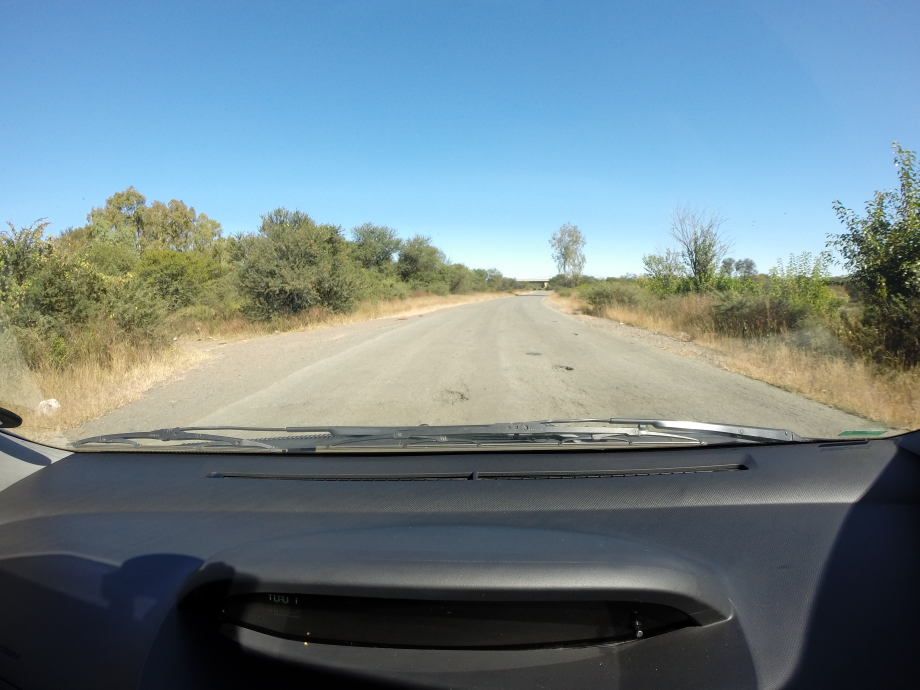
#> input picture test_images/test1.JPG, 3680 x 2760 px, found by its file name (shown at 1/4 size)
$ jupyter execute progetto_buche.ipynb
#> lines starting #> are read from the running program, lines starting #| are printed output that depends on the picture; after the words box and inside, x2 and y2 are one past the last pixel; in counts of white or black regions, pixels touching at a corner belong together
### **SIV Project**
---
Project by Christian Dal Farra and Marco Panciera,

this project implement the article [DETECTING POTHOLES USING SIMPLE IMAGE PROCESSING TECHNIQUES AND REAL-WORLD FOOTAGE](https://www.researchgate.net/publication/279538022_Detecting_Potholes_Using_Simple_Image_Processing_Techniques_and_Real-World_Footage)

Prima di sta roba metti la versione di python e ambiente virtuale(probabile 3.10 per far andare DeepLabV3 che è preallenato per la segmentazione se vogliamo metterlo se no amen) per l'ambiente virtuale e il codice per installare tutte le librerie che servono (pip install -r "requirements.txt")

Start importing some libraries that we need

[cell 1]
#pip install -r "requirements.txt"

[cell 2]
import cv2
import numpy as np
import matplotlib.pyplot as plt

Import the image

[cell 3]
image_path = 'test_images/test1.jpg'
image = cv2.imread(image_path)
#> image is the input picture: shape (2760, 3680, 3); mean B, G, R 138.9, 130.8, 110.8
if image is None:
    raise ValueError("Immagine non trovata o percorso errato!")

image_rgb = cv2.cvtColor(image, cv2.COLOR_RGB2BGR)
plt.axis('off')
plt.imshow(image_rgb)

Here there is an image that shows the pipeline, the **image are taken by a camera mounted inside the vehicle**  on the front windscreen, for more accurately develop a device that can be fitted to a vehicle for commercial use, we found the dataset used for some practical testing at that link [NinjaDataset](https://datasetninja.com/road-pothole-images)

[cell 4]
#Extract Road Area
#Color Model
def identify_road_color(image, roi_coords):
    """Identifica il colore medio della strada basandosi su una regione di interesse (ROI)."""
    roi = image[roi_coords[1]:roi_coords[3], roi_coords[0]:roi_coords[2]]
    mean_color = np.mean(roi, axis=(0, 1))
    std_color = np.std(roi, axis=(0, 1))
    lower_bound = np.clip(mean_color - 3 * std_color, 0, 255)
    upper_bound = np.clip(mean_color + 3 * std_color, 0, 255)
    return lower_bound.astype(np.uint8), upper_bound.astype(np.uint8)

#Contour definition
def extract_road_contours(image, lower_bound, upper_bound):
    """Estrae i contorni della strada basandosi sul modello di colore."""
    mask = cv2.inRange(image, lower_bound, upper_bound)
    contours, _ = cv2.findContours(mask, cv2.RETR_EXTERNAL, cv2.CHAIN_APPROX_SIMPLE)
    return contours, mask

[cell 5]
#Improve road Segmentation
def convex_hull_contours(contours):
    """Applica il convex hull per raffinare i contorni."""
    return [cv2.convexHull(cnt) for cnt in contours]

def process_image(image):
    """Elabora l'immagine per evidenziare i bordi della strada."""
    if len(image.shape) == 3:
        gray = cv2.cvtColor(image, cv2.COLOR_BGR2GRAY)
    else:
        gray = image  # L'immagine è già in scala di grigi
    blurred = cv2.GaussianBlur(gray, (5, 5), 0)
    edges = cv2.Canny(blurred, 50, 150)
    return edges

def refine_edges(edges):
    """Raffina i bordi applicando operazioni morfologiche."""
    kernel = np.ones((5, 5), np.uint8)
    dilated = cv2.dilate(edges, kernel, iterations=2)
    return dilated

def detect_potholes(edges, min_size=50):
    """Identifica le buche basandosi sui contorni scuri all'interno della strada."""
    contours, _ = cv2.findContours(edges, cv2.RETR_EXTERNAL, cv2.CHAIN_APPROX_SIMPLE)
    potholes = [cnt for cnt in contours if cv2.contourArea(cnt) > min_size]
    return potholes

[cell 6]
def main(image_path):
    image = cv2.imread(image_path)
    image_resized = cv2.resize(image, (1000, 750))
    roi_coords = (200, 200, 800, 500)  # Esempio di ROI sopra il cofano (x_min,y_min,x_max,y_max)
    lower_bound, upper_bound = identify_road_color(image_resized, roi_coords)
    _, mask = extract_road_contours(image, lower_bound, upper_bound)
    refined_edges = refine_edges(process_image(mask))
    potholes = detect_potholes(refined_edges)

    output = image.copy()
    cv2.drawContours(output, potholes, -1, (0, 0, 255), 2)
    output_resized = cv2.resize(output, (1000, 750))  # Ridimensiona l'output
    rgb = cv2.cvtColor(output_resized, cv2.COLOR_RGB2BGR)
    plt.imshow(rgb)


if __name__ == "__main__":
    main("test_images/test2.jpg")
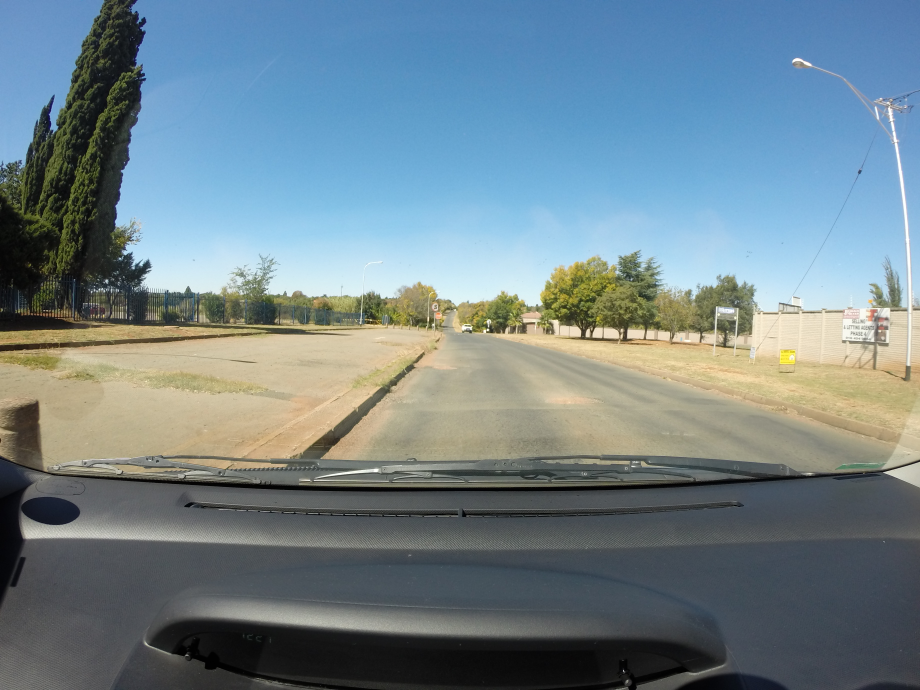
#> input picture test_images/test2.JPG, 3680 x 2760 px, found by its file name (shown at 1/4 size)
#> in main, image is the input picture: shape (2760, 3680, 3); mean B, G, R 139.4, 132, 113.7
#> in identify_road_color, `roi = image[roi_coords[1]:roi_coords[3], roi_coords[0]:roi_coords[2]]`:
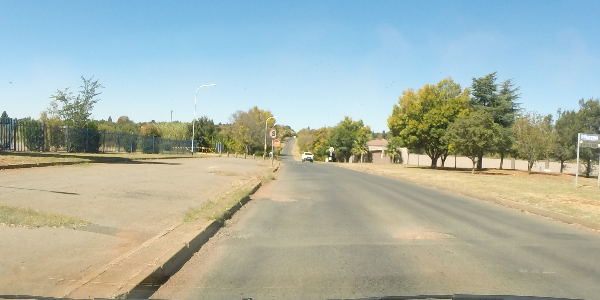
#> roi: shape (300, 600, 3); mean B, G, R 168.2, 179.2, 168.3
#> in identify_road_color, `mean_color = np.mean(roi, axis=(0, 1))`: mean_color = [168.2, 179.2, 168.3]
#> in identify_road_color, `std_color = np.std(roi, axis=(0, 1))`: std_color = [59.71, 38.49, 39.27]
#> in identify_road_color, `lower_bound = np.clip(mean_color - 3 * std_color, 0, 255)`: lower_bound = [0, 63.76, 50.53]
#> in identify_road_color, `upper_bound = np.clip(mean_color + 3 * std_color, 0, 255)`: upper_bound = [255, 255, 255]
#> in main, `lower_bound, upper_bound = identify_road_color(image_resized, roi_coor..`: lower_bound = [0, 63, 50]; upper_bound = [255, 255, 255]
#> in extract_road_contours, `mask = cv2.inRange(image, lower_bound, upper_bound)`:
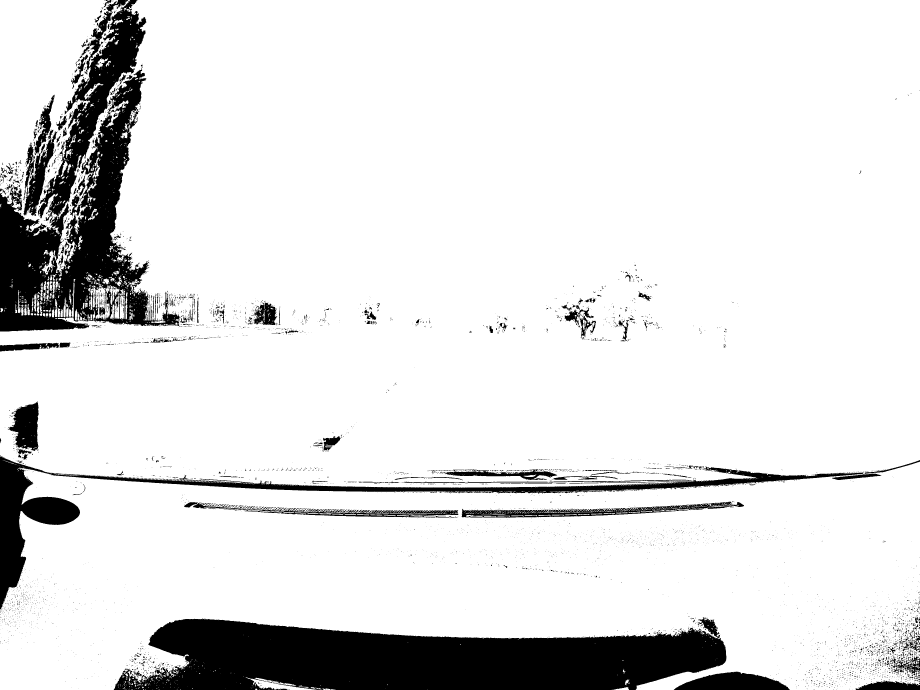
#> mask: shape (2760, 3680) (shown at 1/4 size); 88.3% white; 5619 black regions (5132 under 20 px)
#> in extract_road_contours, `contours, _ = cv2.findContours(mask, cv2.RETR_EXTERNAL, cv2.CHAIN_APPR..`: contours = 1428 contours, 1214 with area under 20; largest, box (x1, y1, x2, y2) and area: (0, 0, 3680, 2760) 8792662, (0, 0, 472, 944) 256374, (353, 1137, 443, 1279) 6298, (356, 0, 521, 267) 4608, (983, 2709, 1270, 2760) 4567
#> in process_image, `edges = cv2.Canny(blurred, 50, 150)`:
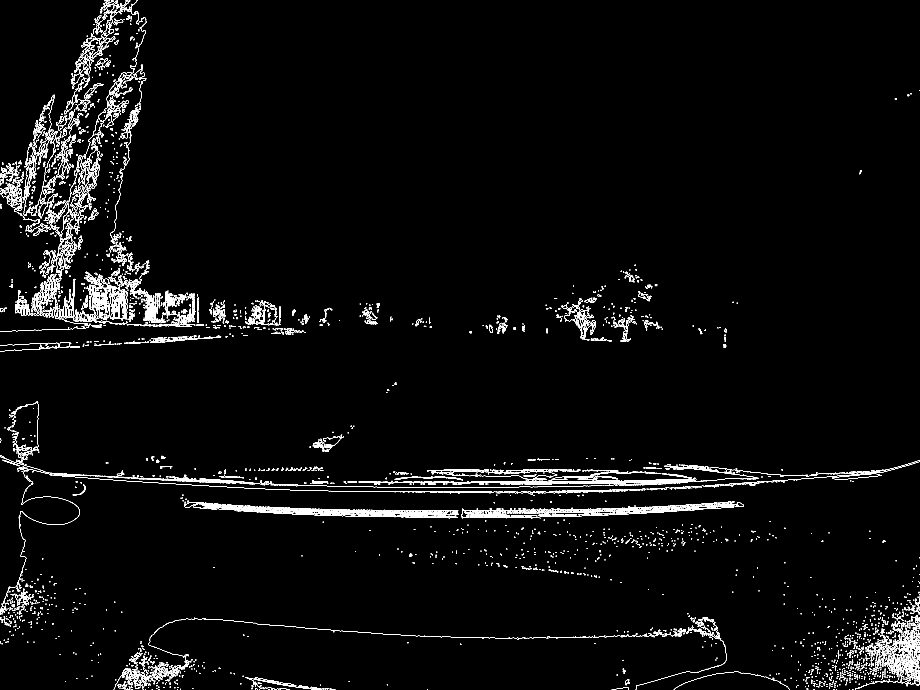
#> edges: shape (2760, 3680) (shown at 1/4 size); 1.7% white in thin lines or dots
#> in refine_edges, `kernel = np.ones((5, 5), np.uint8)`: kernel = [[1, 1, 1, 1, 1], [1, 1, 1, 1, 1], [1, 1, 1, 1, 1], [1, 1, 1, 1, 1], [1, 1, 1, 1, 1]]
#> in refine_edges, `dilated = cv2.dilate(edges, kernel, iterations=2)`:
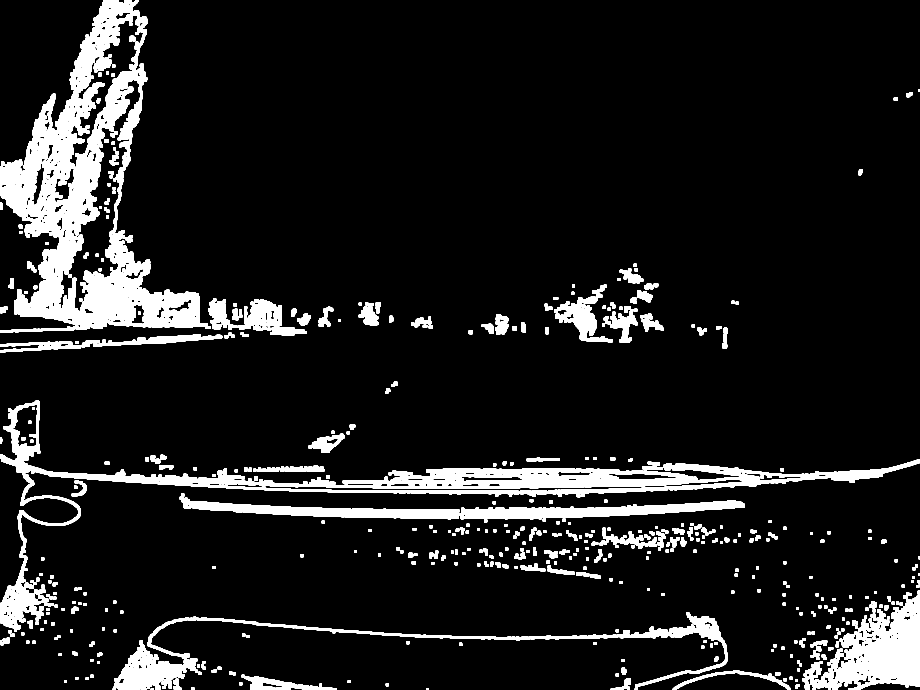
#> dilated: shape (2760, 3680) (shown at 1/4 size); 10.1% white; 548 white regions
#> in detect_potholes, `contours, _ = cv2.findContours(edges, cv2.RETR_EXTERNAL, cv2.CHAIN_APP..`: contours = 503 contours; largest, box (x1, y1, x2, y2) and area: (0, 0, 843, 1330) 495886, (0, 1602, 3680, 2526) 241956, (3208, 2363, 3680, 2760) 84699, (451, 2449, 2911, 2760) 70450, (1841, 2001, 2980, 2078) 40146
#> in detect_potholes, `potholes = [cnt for cnt in contours if cv2.contourArea(cnt) > min_size]`: potholes has the same summary as contours
#> in main, `potholes = detect_potholes(refined_edges)`: potholes has the same summary as contours in detect_potholes
#> in main, `cv2.drawContours(output, potholes, -1, (0, 0, 255), 2)`:
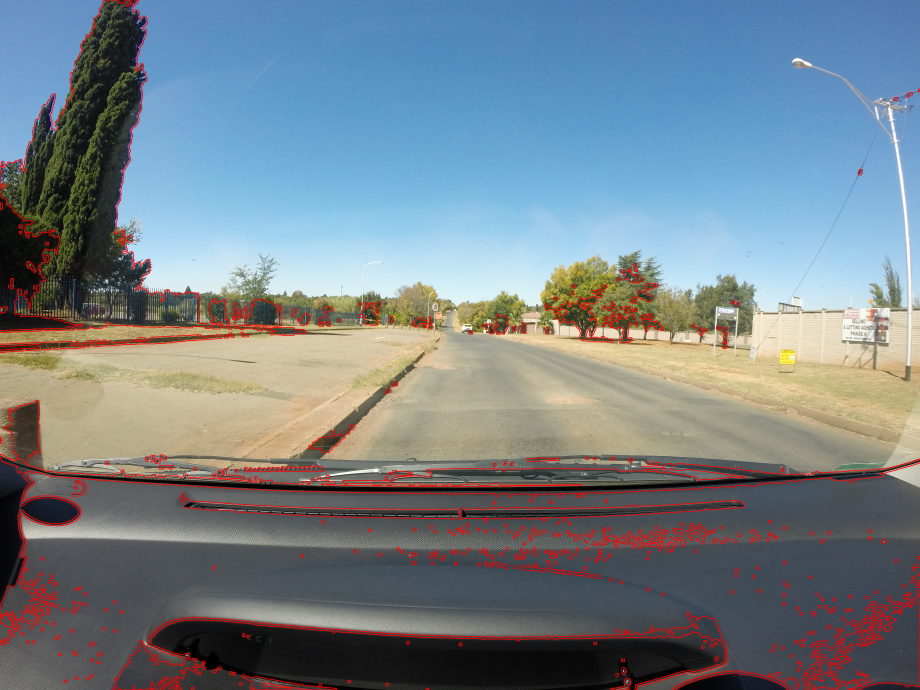
#> output: shape (2760, 3680, 3) (shown at 1/4 size); mean B, G, R 137.3, 129.7, 118
#> in main, `output_resized = cv2.resize(output, (1000, 750))  # Ridimensiona l'out..`:
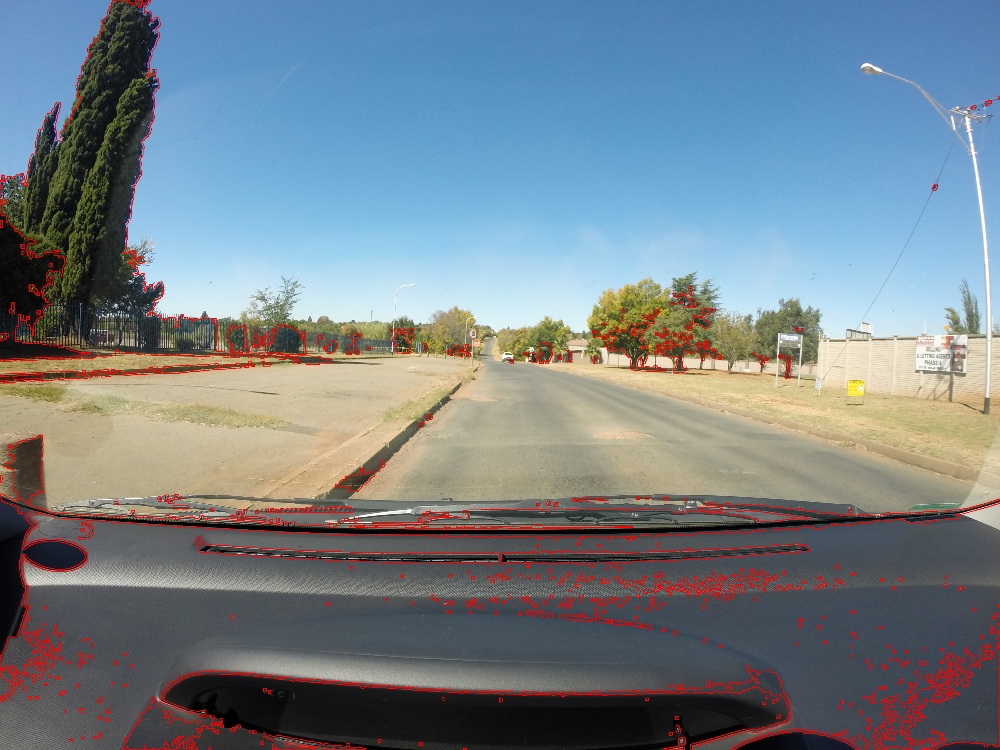
#> output_resized: shape (750, 1000, 3); mean B, G, R 137.2, 129.6, 117.9
